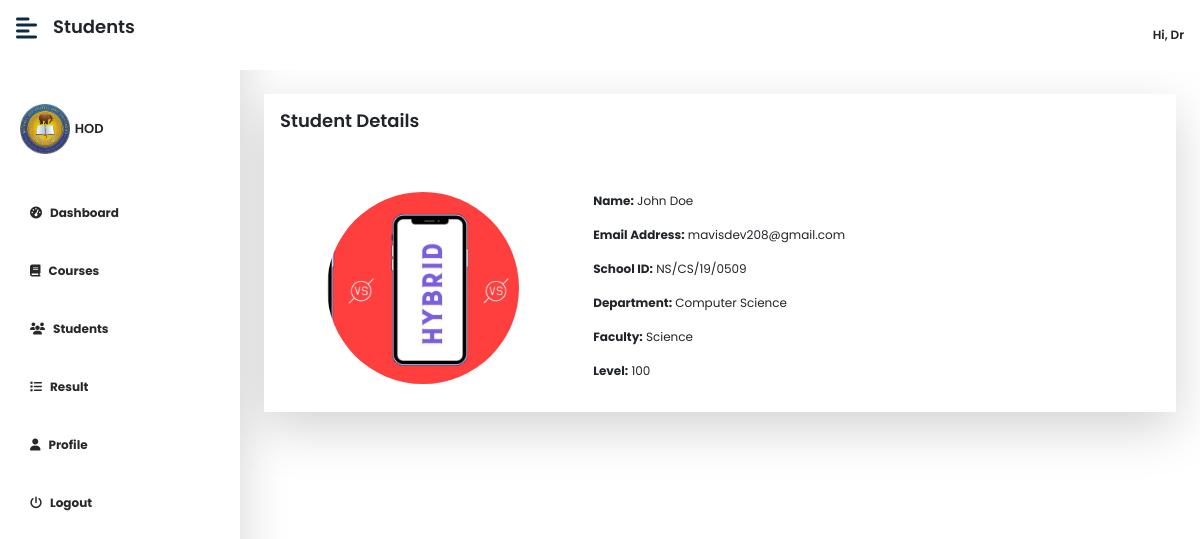
Screenshot of /hod/view/viewstudent?id=93 (signed in) with the database file from the repository.
### tables this page shows
CREATE TABLE `hod_tb` (
  `id` int(11) NOT NULL,
  `fname` varchar(200) NOT NULL,
  `lname` varchar(200) NOT NULL,
  `email` varchar(150) NOT NULL,
  `image` text DEFAULT NULL,
  `faculty` varchar(50) NOT NULL,
  `school_id` varchar(50) NOT NULL,
  `password` longtext NOT NULL
);

CREATE TABLE `students_tb` (
  `id` int(11) NOT NULL,
  `fname` text NOT NULL,
  `lname` text NOT NULL,
  `email` varchar(200) NOT NULL,
  `school_id` varchar(100) NOT NULL,
  `level` int(11) NOT NULL,
  `faculty` varchar(200) DEFAULT NULL,
  `dept` varchar(200) DEFAULT NULL,
  `image` text DEFAULT NULL,
  `password` longtext NOT NULL,
  `date` timestamp NOT NULL DEFAULT current_timestamp() ON UPDATE current_timestamp()
);

### hod/view/viewstudent.php (the view, shortened to what this page needs)
<?php
if(isset($_SESSION['hodID'])  && isset($_GET['id'])) {
    require '../../configs/dbh.inc.php';
?>
<!DOCTYPE html>
<html lang="en">
<head>
    <?php include '../../includes/links&scripts.php'; ?>
</head>
<body >
<div class="d-flex" id="wrapper">
        <?php include 'includes/sidebar.php';?>
        <div id="page-content-wrapper">
        <nav class="navbar navbar-expand-lg navbar-light d-flex bg-white  fixed-top py-3 px-3" style="justify-content:space-between;">
               <div class="d-flex">
                    <div><i class="fas fa-align-left fs-4 me-3" style="color:#0d2a45ff;" id="menu-toggle"></i></div>
                    <div><p class="display-6" style="font-size: large;font-weight:600;">Students</p></div>
               </div>
               <?php include 'includes/hodnavbar.php';?>
            <div class="container-fluid px-4 py-4">
                <div class=" mt-3 shadow-lg" style="overflow:hidden">
                        <div class="p-3 bg-white">
                                <?php
                                    $id = mysqli_real_escape_string($con, $_GET['id']);
                                    $sql = "SELECT id, fname, lname, image, email, school_id, dept, faculty, level FROM students_tb WHERE id = '{$id}'";
                                    $result = mysqli_query($con, $sql);
                                    $row = mysqli_fetch_assoc($result);
                                ?>
                                <p class="display-6 mb-4" style="font-size:large;font-weight:600;">Student Details</p><br><br>
                                <div class="flexbox">
                                    <div class="d-50">
                                        <center>
                                    <div class="passport-photo">
                                        <img src="../../uploads/students/<?php if($row['image'] === null) { echo 'default_img.jpg';} else { echo $row['image'];}?>" alt="student_img" style="border-radius:50%;">
                                    </div>
                                    </center>
                                    </div>
                                    <div class="d-50 container">
                                        <p><b>Name:</b> <?php echo $row['fname'] . ' ' . $row['lname'];?></p>
                                        <p><b>Email Address:</b> <?php echo $row['email'];?></p>
                                        <p><b>School ID:</b> <?php echo strtoupper($row['school_id']);?></p>
                                        <p><b>Department:</b> <?php echo $row['dept'];?></p>
                                        <p><b>Faculty:</b> <?php echo $row['faculty'];?></p>
                                        <p><b>Level:</b> <?php echo $row['level'];?></p>
                                    </div>
                                </div>
                            </div>
                        </div>
                    </div>
                </div>
            </div>
</body>
</html>
<?php } else {
    header('Location: index');
}
?>

### hod/view/includes/hodnavbar.php (shortened to what this page needs)
<?php
    $id = $_SESSION['hodID'];
    $sql = "SELECT id, fname, lname, school_id, faculty, email, image FROM hod_tb WHERE id = {$id}";
    $result = mysqli_query($con, $sql);
    $row = mysqli_fetch_assoc($result);
?>
<div class="d-flex" style="gap:1rem;align-items:center;">
                    <div>
                    <div class="dropdown">
  <span id="dropbtn" style="font-weight:600" class="dropbtn"><i class="fa fa-user-o" style="font-size:large;"></i> Hi, <?php echo ucfirst($row['fname']);?></span>
</div>
               </div>
            </nav>
            <br><br><br>

### assets/css/dashboard.css (style rules this page uses)
:root { --main-bg-color: #009d63!important; --main-text-color: #009d63!important; --second-text-color: #ffffff!important; --second-bg-color: #ffffff!important; }
#wrapper { overflow-x: hidden!important; background: #fff!important; }
#page-content-wrapper { min-width: 100vw!important; overflow-y: scroll!important; height: 100vh!important; }
#menu-toggle { cursor: pointer!important; }
@media (min-width: 768px) { #page-content-wrapper { min-width: 0!important; width: 100%!important; } }

### assets/css/main.css (style rules this page uses)
* { box-sizing: border-box; margin: 0; }
body { font-family: "Poppins", Sans-serif !important; transition: .5s; background-color: #fff !important; font-size: 12px !important; }
.passport-photo { width: 2in; height: 2in; overflow: hidden; border-radius: 0px; }
.passport-photo img { width: 100%; height: 100%; object-fit: cover; }
#dropbtn { padding: 0px; border: none; cursor: pointer; }
.dropdown { float: right; position: relative; display: inline-block; }
.flexbox { display:flex; width:100%; gap: 1rem; }
.d-50 { width:50%; }

### rows the page displays
hod_tb: fname "Dr"
students_tb: image (picture), fname "John", lname "Doe", email "mavisdev208@gmail.com", school "NS/CS/19/0509", dept "Computer Science", faculty "Science", level "100"
